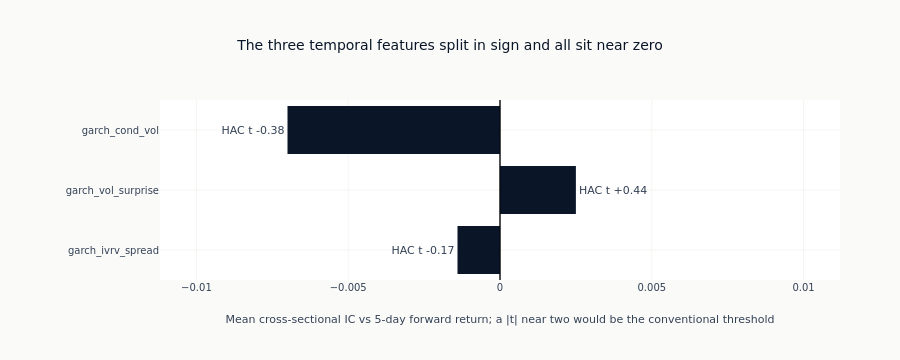

Here is the notebook cell this chart was saved with:
### Markdown cell above
The chart ranks the three temporal features by their standalone information
coefficient against the 5-day forward return, and prints each one's HAC
t-statistic beside its bar. The three disagree about the sign of the
relationship and none of them reaches a t-statistic the sample can separate
from zero, which is the same result Ch8 reached for the options-derived
features. These are candidate inputs to the multivariate models downstream;
what they contribute there is a question this notebook does not answer.

### Code cell
if temporal_ic_results:
    ic_sorted = sorted(temporal_ic_results, key=lambda r: abs(r["ic_mean"]), reverse=True)
    fig = go.Figure()
    fig.add_bar(
        x=[r["ic_mean"] for r in ic_sorted],
        y=[r["name"] for r in ic_sorted],
        orientation="h",
        marker_color=ml4t_palette(1)[0],
        text=[f"HAC t {r['hac_tstat']:+.2f}" for r in ic_sorted],
        textposition="outside",
        cliponaxis=False,
    )
    fig.add_vline(x=0.0, line_width=1, line_color="black")
    # Room for the t-statistic printed past each bar end, on whichever side the bar runs.
    _span = max(abs(r["ic_mean"]) for r in ic_sorted) * 1.6
    fig.update_layout(
        title="The three temporal features split in sign and all sit near zero",
        xaxis_title=(
            "Mean cross-sectional IC vs 5-day forward return; "
            "a |t| near two would be the conventional threshold"
        ),
        xaxis=dict(range=[-_span, _span]),
        yaxis_title=None,
        yaxis=dict(autorange="reversed"),
        margin=dict(l=160, r=60),
        height=360,
    )
    fig.show()

### Figure 1 — Plotly figure (JSON) as saved in the notebook; plotly's stock layout.template omitted (floating-point values rounded to 4 significant figures)
{"data": [{"cliponaxis": false, "marker": {"color": "#0a1628"}, "orientation": "h", "text": ["HAC t -0.38", "HAC t +0.44", "HAC t -0.17"], "textposition": "outside", "type": "bar", "x": [-0.007, 0.0025, -0.0014], "y": ["garch_cond_vol", "garch_vol_surprise", "garch_ivrv_spread"]}], "layout": {"height": 360, "margin": {"l": 160, "r": 60}, "shapes": [{"line": {"color": "black", "width": 1}, "type": "line", "x0": 0.0, "x1": 0.0, "xref": "x", "y0": 0, "y1": 1, "yref": "y domain"}], "title": {"text": "The three temporal features split in sign and all sit near zero"}, "xaxis": {"range": [-0.0112, 0.0112], "title": {"text": "Mean cross-sectional IC vs 5-day forward return; a |t| near two would be the conventional threshold"}}, "yaxis": {"autorange": "reversed", "title": {}}}}
